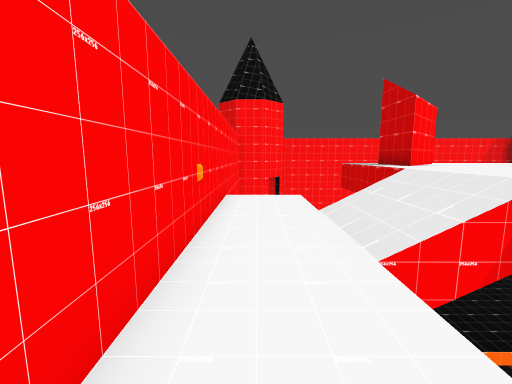
View 1 (above)

22 first-person views from a walk through a Godot game level. The camera is 1.5 m above the floor, tilts 8° down and sees 90° across. The floor is counted in squares, 1 m on a side. Each view is taken from the middle of a square. On the plan, view 1 faces up. The plan holds only what a view shows up to about 13 squares ahead; the rest is blank. The place goes on beyond the plan.

View 2
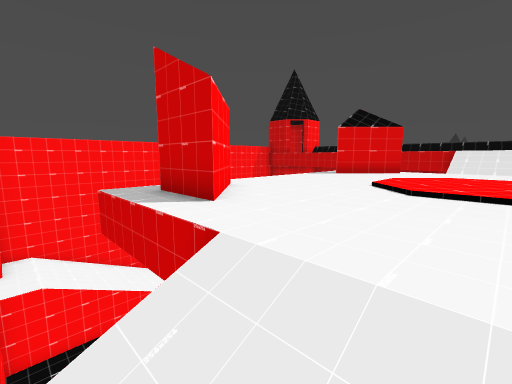

View 3
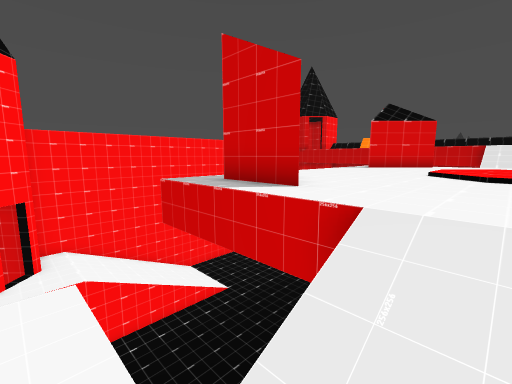

View 4
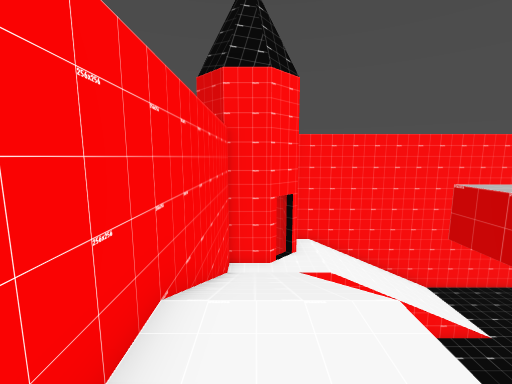

View 5
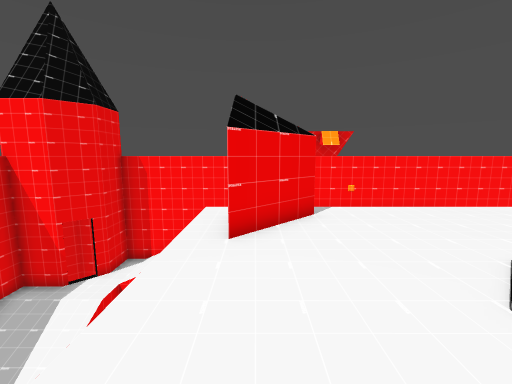

View 6
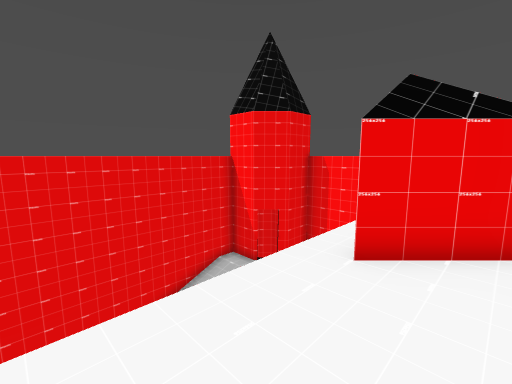

View 7
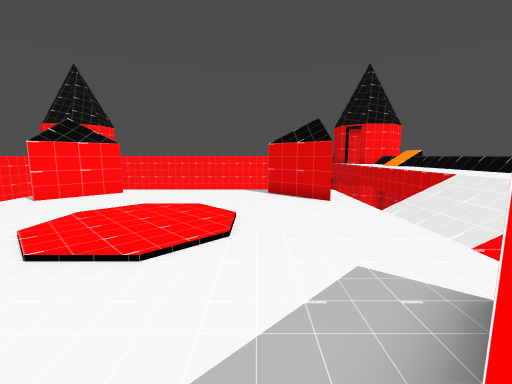

View 8
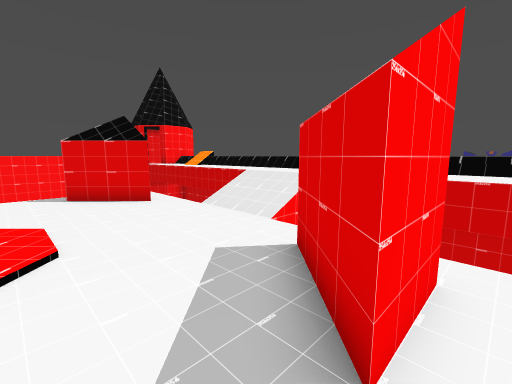

View 9
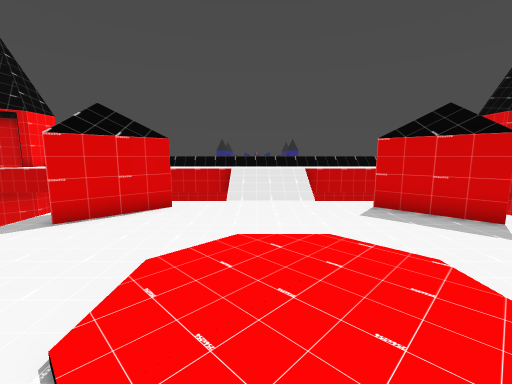

View 10
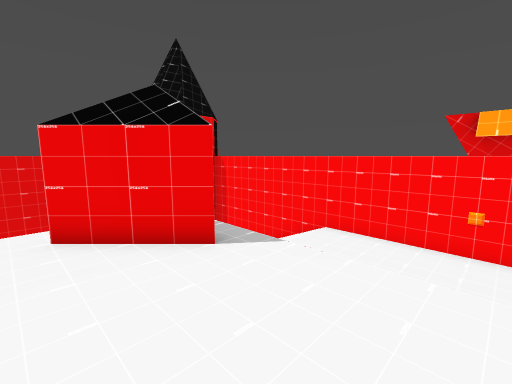

View 11
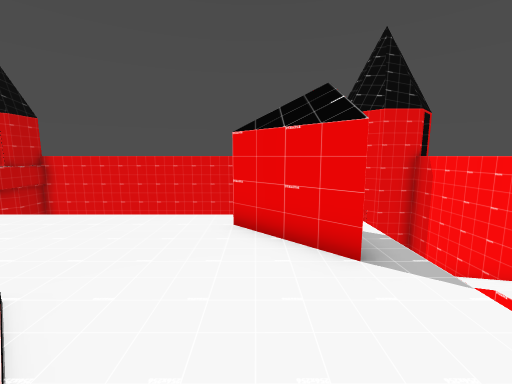

View 12
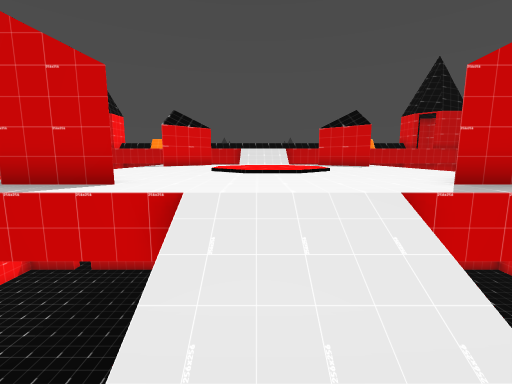

View 13
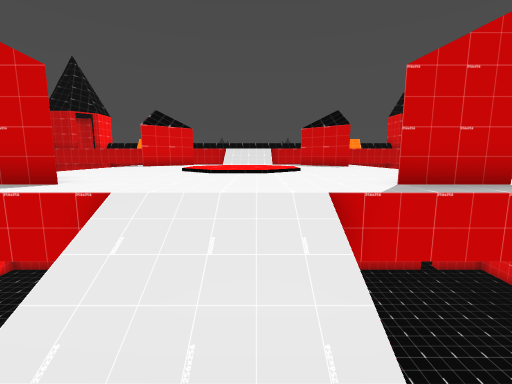

View 14
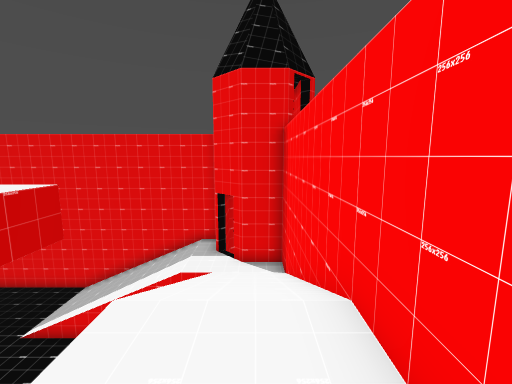

View 15
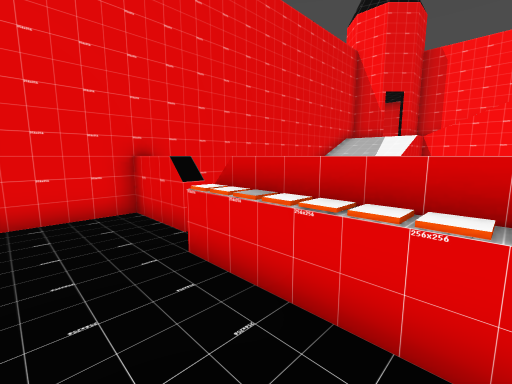

View 16
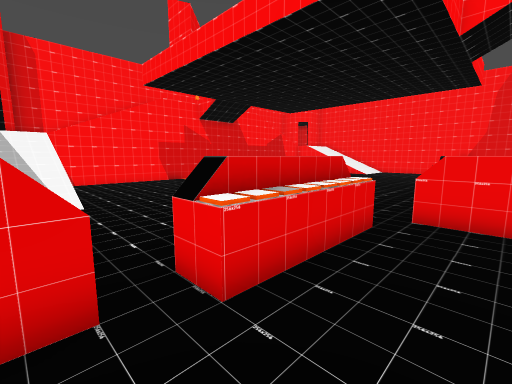

View 17
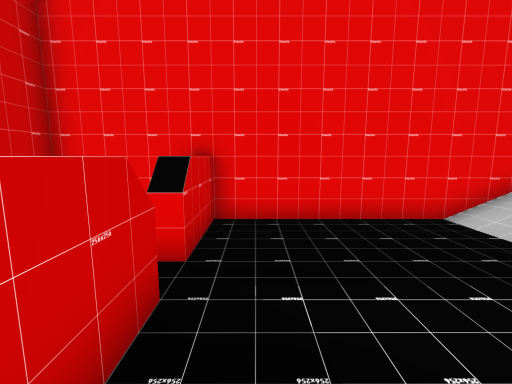

View 18
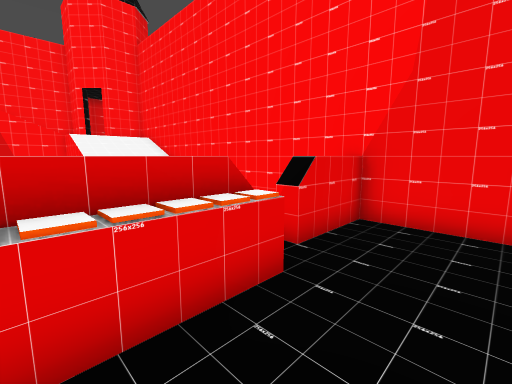

View 19
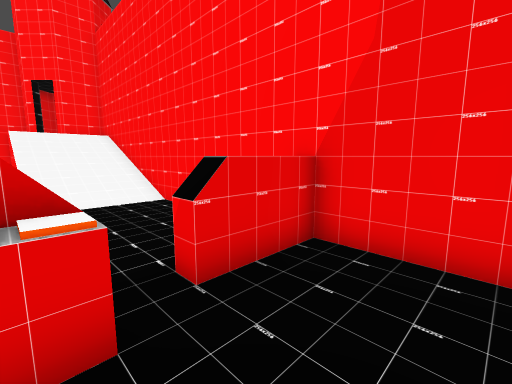

View 20
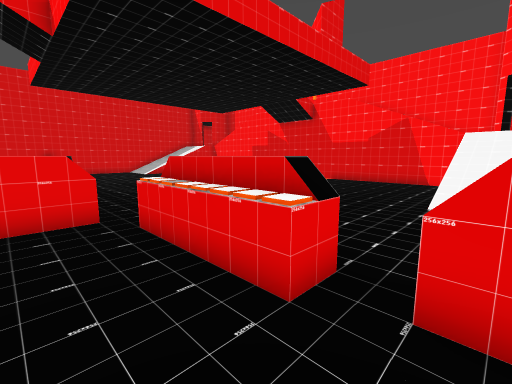

View 21
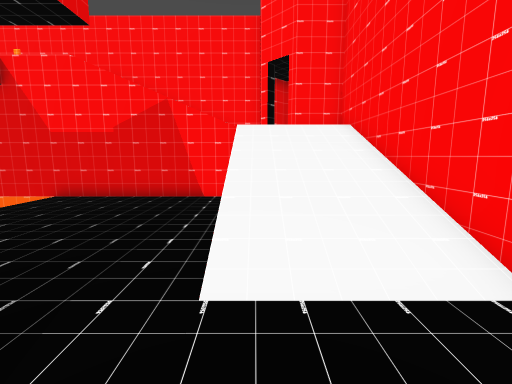

View 22
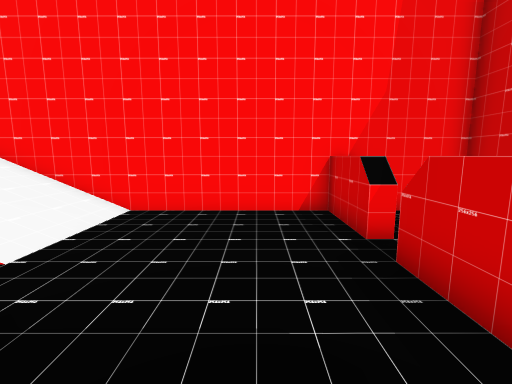

### Floor plan
Key: @ floor where view 1 was taken; # wall or solid block; . main floor; : floor 2.5 m higher than the main floor; + floor 5 m higher than the main floor; * floor 6 m higher than the main floor; % floor 7 m higher than the main floor; / step, stairs or slope; ^ raised ledge; v drop or lower ground.
Columns run from 2 left of view 1 to 20 right of it. Each row starts with its distance up from view 1.
 18    ##################
 17    #://////.....#...#
 16 ####://////.....#... ##
 15 #vv:://////.........%
 14 ##//............#^..%
 13  #//............#^..
 12  #//............#^..%//
 11  #//............#^..  /
 10  #//..************..%%/
  9  #//..*##******##*  %%/
  8  #++..*#********#*  %%/
  7  #++  ************  %%/
  6  #++vv************vv%%/
  5  #++//************//%%/
  4  #++//************//% /
  3  #++vv************vv% /
  2  #++  ************  % /
  1  #++  *#********#*  % /
  0  #@/  *##******##*##%%/
 -1  #//  ************..%%/
 -2  #//  ......... #^..
 -3  #// ...........#^..
 -4  #//........... #^..
 -5  #//............#^..
 -6  #::://////.........
 -7  ###://////.....#...#
 -8    #://////.....#...#
 -9    ##################

Positions as (right, up) in squares from view 1, and headings:
1: (0, 0), facing up
2: (2, 4), facing up-right
3: (1, 5), facing up-right
4: (0, 6), facing up
5: (11, 0), facing left
6: (10, 1), facing down-left
7: (12, -1), facing up
8: (11, -1), facing up-right
9: (7, 5), facing right
10: (7, 5), facing down-left
11: (6, 5), facing down
12: (0, 5), facing right
13: (0, 4), facing right
14: (0, 3), facing down
15: (17, -2), facing down-left
16: (17, -7), facing up-left
17: (13, -3), facing down
18: (17, 12), facing up-left
19: (17, 14), facing up-left
20: (17, 16), facing down-left
21: (11, 15), facing left
22: (12, 11), facing up
